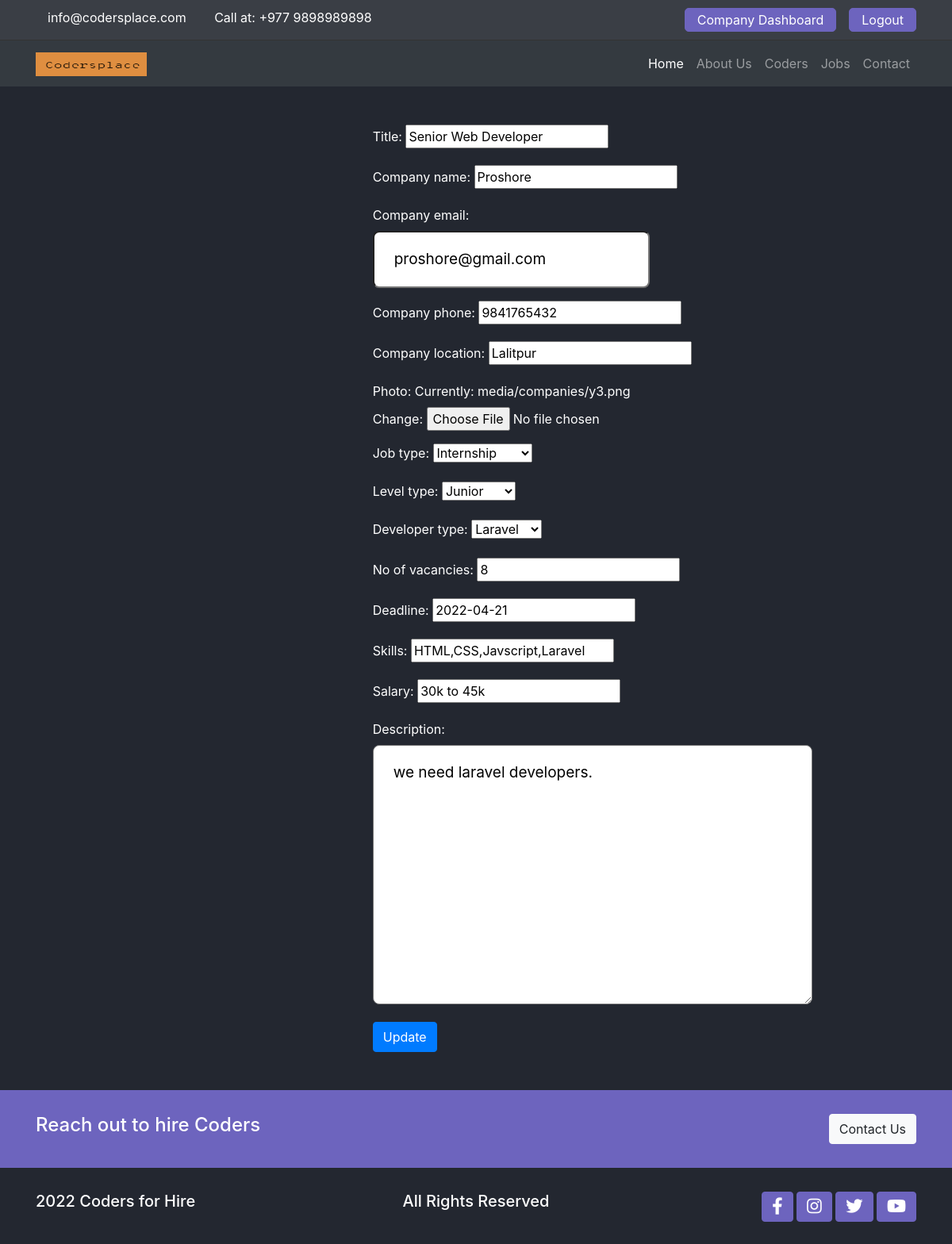
Screenshot of /accounts/company/job-update/6/ (signed in) with the database file from the repository.
### accounts/models.py (models this page shows)
class User(AbstractUser):
    USER_CHOICES = (
        ('Company', 'Company'),
        ('Coder', 'Coder'),
    )
    account_type = models.CharField(
        max_length=30, choices=USER_CHOICES, null=True, blank=True)

### jobs/models.py (models this page shows, shortened)
class Job(models.Model):
    level_choices = (
        ('Fresher', 'Fresher'),
        ('Junior', 'Junior'),
        ('Mid-level', 'Mid-level'),
        ('Senior', 'Senior'),
    )
    job_choices = (
        ('Part-time', 'Part-time'),
        ('Full-time', 'Full-time'),
        ('Remote-work', 'Remote-work'),
        ('Internship', 'Internship'),
    )
    developer_choices = (
        ('.NET', '.NET'),
        ('React', 'React'),
        ('Nodejs', 'Nodejs'),
        ('PHP', 'PHP'),
        ('Laravel', 'Laravel'),
        ('Angular', 'Angular'),
        ('Django', 'Django'),
    )
    user = models.ForeignKey(User,on_delete=models.SET_NULL,null=True)
    title = models.CharField(max_length=255, null=True)
    company_name = models.CharField(max_length=255)
    company_email = models.EmailField()
    company_phone = models.CharField(max_length=10)
    company_location = models.CharField(max_length=255)
    photo = models.ImageField(upload_to='media/companies/')
    job_type = models.CharField(max_length=255, choices=job_choices)
    level_type = models.CharField(max_length=255, choices=level_choices)
    developer_type = models.CharField(
        max_length=255, choices=developer_choices)
    no_of_vacancies = models.PositiveIntegerField()
    deadline = models.DateField()
    skills = models.CharField(max_length=255, blank=True, null=True)
    salary = models.CharField(max_length=20)
    description = RichTextField()
    created_date = models.DateField(null=True, blank=True)

### accounts/views.py (the view)
# urls.py: path('company/job-update/<int:pk>/', views.job_update, name="job_update"),
@login_required(login_url='login')
def job_update(request,pk):
    context = {}
    obj = get_object_or_404(Job, id=pk)
    form = JobForm(request.POST or None, instance=obj)
    if form.is_valid():
        form.save()
        return redirect("company_dashboard")
    context["form"] = form
    return render(request, "accounts/company/job-update.html", context)

### jobs/forms.py
class JobForm(ModelForm):
    class Meta:
        model = Job
        fields = '__all__'
        exclude = ['user','created_date']

### templates/accounts/company/job-update.html
{% extends 'base.html' %} {% load static %} {% block content %}
<section class="coder-form container mt-5 mb-5 ml-10">
	<div class="row">
		<div class="form-row">
			<div class="col-md-8 offset-md-8">
				<form method="POST" enctype="multipart/form-data">
					{% csrf_token %} {{ form.as_p }}
					<button class="btn btn-primary" type="submit" value="Update">
						Update
					</button>
				</form>
			</div>
		</div>
	</div>
</section>
{% endblock %}

### templates/includes/header.html
{% load static %}
<header class="header">
	<div class="container">
		<div class="row">
			<div class="col-md-6 header-info">
				<a href="mailto:info@codersplace.com" class="mr-3"
					>info@codersplace.com</a
				>
				<span>Call at: +977 9898989898 </span>
			</div>
			<div class="header-buttons col-md-6 d-flex justify-content-end">
				{% if user.is_authenticated %} {%if user.account_type == "Company"%}
				<a class="btn btn-accent mr-3" href="{% url 'company_dashboard' %}"
					>{{user.account_type}} Dashboard
				</a>
				{%elif user.account_type == "Coder"%}
				<a class="btn btn-accent mr-3" href="{% url 'coder_dashboard' %}"
					>{{user.account_type}} Dashboard
				</a>
				{%else%}
				<a class="btn btn-accent mr-3" href="{% url 'coder_dashboard' %}"
					>Dashboard</a
				>
				{%endif%}
				<a class="btn btn-accent" href="{% url 'logout' %}">Logout</a>
				{% else %}
				<a class="btn btn-accent mr-3" href="{% url 'login' %}">Signin</a>
				<a class="btn btn-accent" href="{% url 'register' %}">SignUp</a>
				{% endif %}
			</div>
		</div>
	</div>
</header>

### codersplace/static/css/base.css (style rules this page uses)
:root { --primary: #232730; --secondary: #3a3e45; --white: #888787; --accent: #6d64be; }
body { background-color: var(--primary); color: #fff; }
a { color: #fff; }
.btn-accent { background-color: var(--accent); color: #fff; border-color: var(--accent); outline: none; }
.form-control[type='text'], [type='textarea'], [type='email'], [type='password'] { padding: 20px 25px; font-size: 19px; border-radius: 8px; }
textarea { padding: 20px 25px; font-size: 19px; border-radius: 8px; }

### codersplace/static/css/style.css (style rules this page uses)
.header { background-color: var(--secondary); padding: 10px 0; color: #fff; border-bottom: 1px solid #333; }
.header a { padding: 2px 15px; border-radius: 5px; }

### rows the page displays
User: account_type "Company"
Job: title "Senior Web Developer", company_name "Proshore", company_email "proshore@gmail.com", company_phone "9841765432", company_location "Lalitpur", job_type "Internship", level_type "Junior", developer_type "Laravel", no_of_vacancies "8", deadline "2022-04-21", skills "HTML,CSS,Javscript,Laravel", salary "30k to 45k", description "we need laravel developers."
